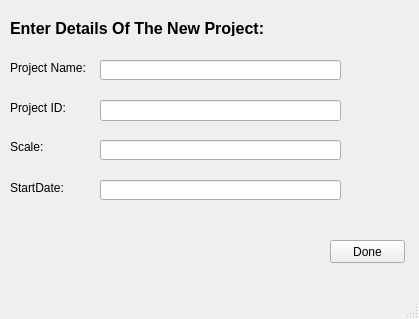
<?xml version="1.0" encoding="UTF-8"?>
<ui version="4.0">
 <class>MainWindow</class>
 <widget class="QMainWindow" name="MainWindow">
  <property name="geometry">
   <rect>
    <x>0</x>
    <y>0</y>
    <width>419</width>
    <height>319</height>
   </rect>
  </property>
  <property name="windowTitle">
   <string>New Project</string>
  </property>
  <widget class="QWidget" name="centralwidget">
   <widget class="QLabel" name="label">
    <property name="geometry">
     <rect>
      <x>10</x>
      <y>20</y>
      <width>421</width>
      <height>16</height>
     </rect>
    </property>
    <property name="font">
     <font>
      <pointsize>12</pointsize>
      <weight>75</weight>
      <bold>true</bold>
     </font>
    </property>
    <property name="text">
     <string>Enter Details Of The New Project:</string>
    </property>
   </widget>
   <widget class="QLabel" name="label_2">
    <property name="geometry">
     <rect>
      <x>10</x>
      <y>60</y>
      <width>91</width>
      <height>16</height>
     </rect>
    </property>
    <property name="text">
     <string>Project Name:</string>
    </property>
   </widget>
   <widget class="QLabel" name="label_3">
    <property name="geometry">
     <rect>
      <x>10</x>
      <y>100</y>
      <width>81</width>
      <height>16</height>
     </rect>
    </property>
    <property name="text">
     <string>Project ID:</string>
    </property>
   </widget>
   <widget class="QLabel" name="label_4">
    <property name="geometry">
     <rect>
      <x>10</x>
      <y>140</y>
      <width>47</width>
      <height>13</height>
     </rect>
    </property>
    <property name="text">
     <string>Scale:</string>
    </property>
   </widget>
   <widget class="QLineEdit" name="lineEdit">
    <property name="geometry">
     <rect>
      <x>100</x>
      <y>60</y>
      <width>241</width>
      <height>20</height>
     </rect>
    </property>
   </widget>
   <widget class="QLineEdit" name="lineEdit_2">
    <property name="geometry">
     <rect>
      <x>100</x>
      <y>100</y>
      <width>241</width>
      <height>21</height>
     </rect>
    </property>
   </widget>
   <widget class="QLineEdit" name="lineEdit_3">
    <property name="geometry">
     <rect>
      <x>100</x>
      <y>140</y>
      <width>241</width>
      <height>20</height>
     </rect>
    </property>
   </widget>
   <widget class="QLabel" name="label_5">
    <property name="geometry">
     <rect>
      <x>10</x>
      <y>180</y>
      <width>81</width>
      <height>16</height>
     </rect>
    </property>
    <property name="text">
     <string>StartDate:</string>
    </property>
   </widget>
   <widget class="QLineEdit" name="lineEdit_4">
    <property name="geometry">
     <rect>
      <x>100</x>
      <y>180</y>
      <width>241</width>
      <height>20</height>
     </rect>
    </property>
   </widget>
   <widget class="QPushButton" name="DoneButton">
    <property name="geometry">
     <rect>
      <x>330</x>
      <y>240</y>
      <width>75</width>
      <height>23</height>
     </rect>
    </property>
    <property name="text">
     <string>Done</string>
    </property>
   </widget>
  </widget>
  <widget class="QMenuBar" name="menubar">
   <property name="geometry">
    <rect>
     <x>0</x>
     <y>0</y>
     <width>419</width>
     <height>21</height>
    </rect>
   </property>
  </widget>
  <widget class="QStatusBar" name="statusbar"/>
 </widget>
 <resources/>
 <connections/>
</ui>
